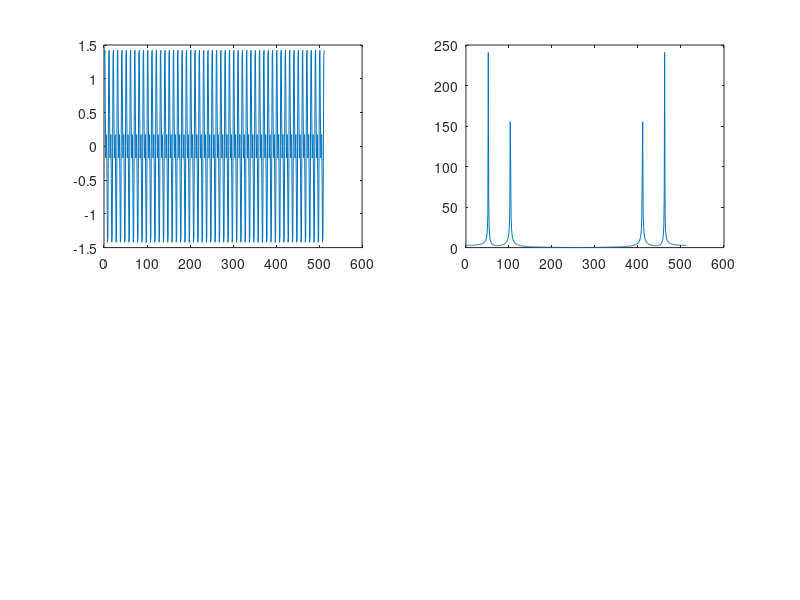

Write the MATLAB code that produced this figure. (Note: this script raises an error after producing the figure.)

function filter_yuval

t=1:512;x=(1*sin(2*pi*0.1*t)+0.8*sin(2*pi*0.2*t));
subplot(221)
plot(x);

subplot(222);
plot(abs(fft(x)))
y=real(filter_yuval_enemies(x));

subplot(223);
plot(y);

subplot(224);
plot(abs(fft(y)));
figure(gcf)
return

function [y]=filter_yuval_enemies(x)
nx=length(x);

xx = [x zeros(size(x))];
nxh = length(xx)/2;

XX=fft(xx);
XXH = XX(1:nxh);
threshold = max(abs(XXH))*0.9

I=find(abs(XXH)>threshold);
XXH(I)=0;
yy=ifft(duplic(XXH));

y=yy(1:nx);

return
